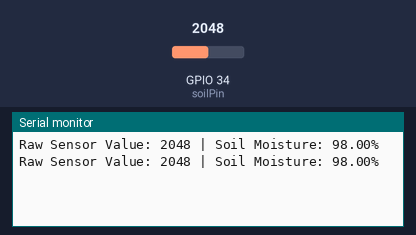
Bench run of a sketch on a simulated ESP32. Shown: the last lines printed to the serial monitor. The test bench sets the inputs (shaded band); at power-on: GPIO 34 (soilPin) = 2048.

Above: at 1.8 s.
1.9 s: GPIO 34 (soilPin) set to 2866
At 2.7 s:
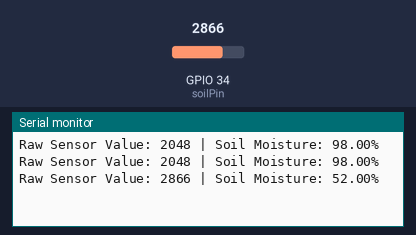
3.4 s: GPIO 34 (soilPin) set to 3603
At 4.8 s:
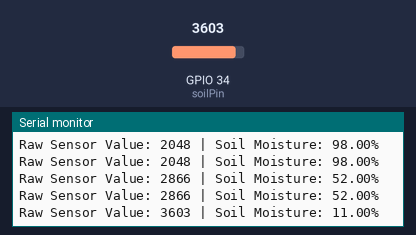
Timing chart, 0 to 6.4 s (numbered marks = the images above; inputs shaded):
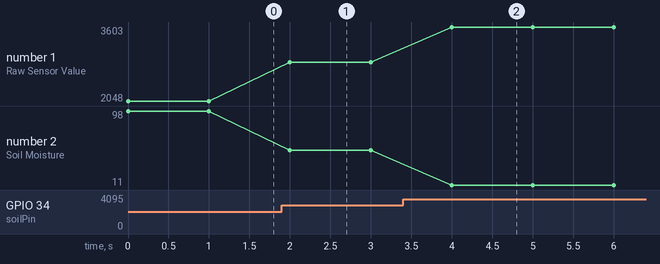

The sketch:

soil_sensor.ino
```cpp
//Soil Mosture sensor

// Define the analog pin for the sensor
const int soilPin = 34; // Using GPIO34 (ADC1 Channel 6)

void setup() {
  // Initialize serial communication
  Serial.begin(115200);
}

void loop() {
  // Read the raw analog value from the sensor
  int sensorValue = analogRead(soilPin);

  // Convert the raw value to percentage (optional - requires calibration)
  // Assuming 3800 (dry) to 2000 (wet) for demonstration purposes
  /*
    High Value means dry= 3800
    Low Value means wet=2000
  */

  float moisturePercent = map(sensorValue, 2000, 3800, 100, 0);
  moisturePercent = constrain(moisturePercent, 0, 100);

  /*
    How to use map() function:
    ==========================
      https://www.arduino.cc/reference/en/language/functions/math/map/

      map(sensorValue, 2000, 3800, 100, 0);

      sensorvalue = is the value you want to map.
      2000 = wet value. The lowest.
      3800 = dry value. The hightst.
      100  = 100 %
      0    = 0 %

      Syntax
      map(value, fromLow, fromHigh, toLow, toHigh)

      Parameters
      value: the number to map.
      fromLow: the lower bound of the value’s current range.
      fromHigh: the upper bound of the value’s current range.
      toLow: the lower bound of the value’s target range.
      toHigh: the upper bound of the value’s target range.

      Returns
      The mapped value. Data type: long.

      constrain() function limits the value from 0 to 100.

  */


  // Print the raw and percentage values to the Serial Monitor
  Serial.print("Raw Sensor Value: ");
  Serial.print(sensorValue);
  Serial.print(" | Soil Moisture: ");
  Serial.print(moisturePercent);
  Serial.println("%");

  // Wait for 1 second before the next reading
  delay(1000);
}
```

Measured:
- after the input at 1.9 s, the serial monitor: prints a new line after 0.10 s (image 1)
- after the input at 3.4 s, the serial monitor: prints a new line after 0.60 s (image 2)
- plotted number 1: 2048 → 2866 after the input at 1.9 s, 2866 → 3603 after the input at 3.4 s
- plotted number 2: 98 → 52 after the input at 1.9 s, 52 → 11 after the input at 3.4 s
